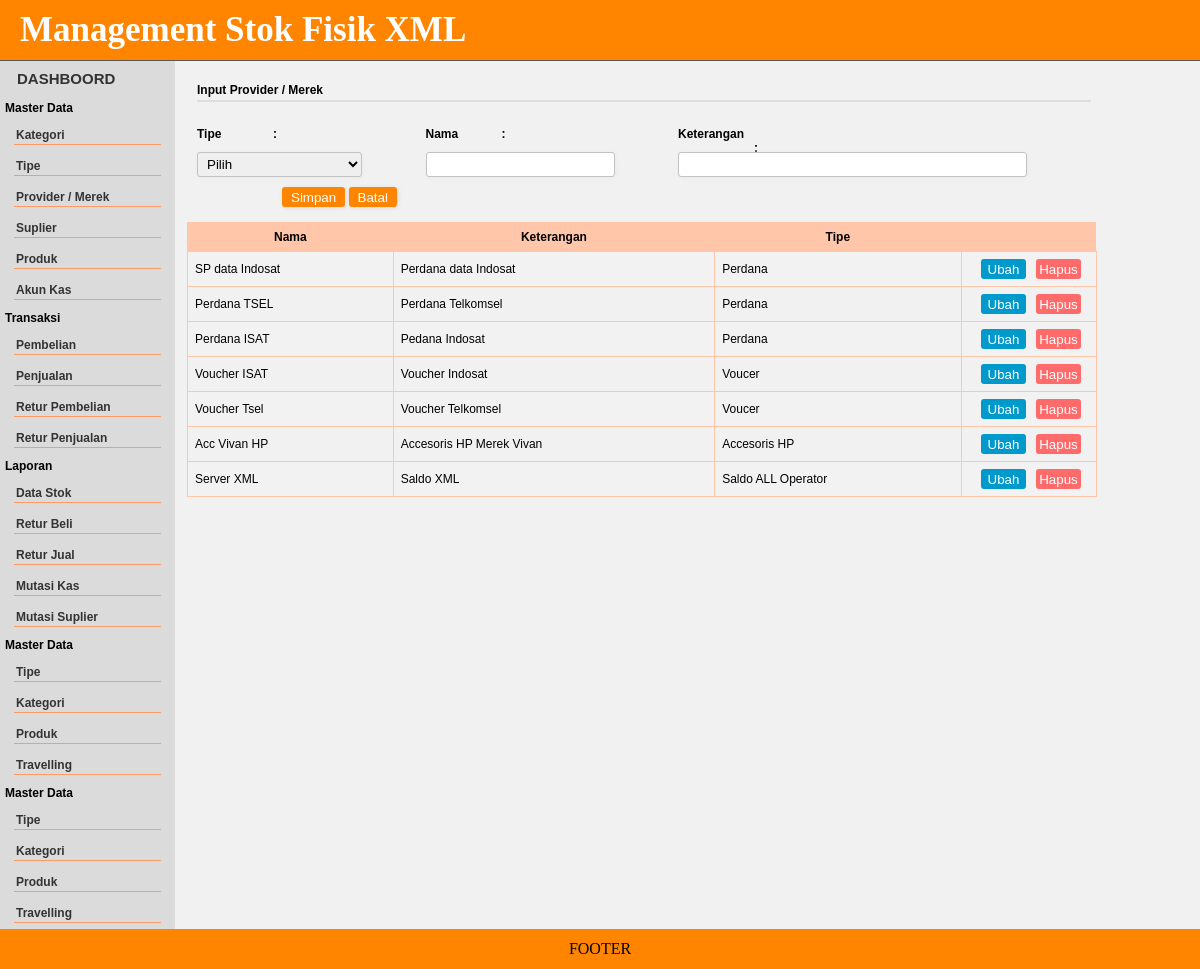
The app's page /?h=provider with its own data.
### tables this page shows
CREATE TABLE IF NOT EXISTS `provider` (
  `id` int(11) NOT NULL,
  `nama` varchar(50) NOT NULL,
  `keterangan` varchar(50) NOT NULL,
  `tipe` varchar(50) default NULL,
  PRIMARY KEY  (`id`,`nama`)
);

### provider.php (the view, shortened to what this page needs)
<?php
$btn="Simpan";
?>
<div class="form-style-2">
<div class="form-style-2-heading">Input Provider / Merek</div>
<form action="" method="post">
  <table width="100%" border="0" cellspacing="0" cellpadding="0">
    <tr>
    <td><label for="field3"><span><input type="hidden" name="id" value="<?php echo $_GET[id];?>" />Tipe <span class="required">:</span></span>
      <select name="tipe" id="tipe" class="select-field">
        <option value="">Pilih</option>
      </select>
    </label></td>
    <td><label for="field2"><span>Nama<span class="required">:</span></span>
        <input type="text" class="input-field" name="nama" value="<?php echo $set[nama];?>" />
    </label></td>
    <td><label for="field2"><span>Keterangan <span class="required">:</span></span>
      	<input type="text" class="input-field" name="keterangan" value="<?php echo $set[keterangan];?>"  size="40"/>
    </label>
      <label></label></td>
  </tr>
  <tr>
    <td colspan="3"><label><span></span><input type="submit" value="<?php echo $btn;?>" name="Simpan_provider" />
      <input type="button" value="Batal" name="Batal" onclick="window.location='?h=<?php echo $_GET[h];?>'" /></label></td>
    </tr>
</table>
</form>
</div>
<table id="tabel">
  <tr>
    <th>Nama</th>
    <th>Keterangan</th>
    <th>Tipe</th>
    <th>&nbsp;</th>
  </tr>
<?php
$query = "SELECT * FROM   provider  ";
$rs = mysql_query($query);
	while ($r = mysql_fetch_object($rs)) {
		echo "<tr valign='top'>
		<td>$r->nama</td>
		<td>$r->keterangan</td>
		<td>$r->tipe</td>
		<td class='options-width'> <a href='?h=$_GET[h]&id=$r->nama&act=editkat'><button class='button edit'>Ubah</button></a><a href='?h=$_GET[h]&id=$r->nama&act=hapkat'><button class='button hapus'>Hapus</button></a></td>
		</tr>  ";
	}
?>
</table>
 </div>

### css.css (style rules this page uses)
* { padding: 0; margin: 0; }
body { background: #f1f1f1; }
.hapus { width: 30px; height: 20px; background-color:#09F; border: none; color: white; border-radius: 3px; cursor: pointer; }
.edit { width: 30px; height: 30px; background: #0808BDFF; border: none; color: white; margin-left: 5px; border-radius: 3px; cursor: pointer; }

### tabel.css (style rules this page uses)
#tabel { font-family: arial; font-size: 12px; border-collapse: collapse; width: 100%; }
#tabel td, #tabel th { border: 1px solid #FFC6AA; padding: 7px; vertical-align:middle; }
#tabel th { font-weight: bold; border-right:#FFF; padding: 5px; }
#tabel tr:nth-child(even) { background-color: #f2f2f2; }
#tabel th { padding-top: 7px; padding-bottom: 7px; background-color:#FFC6AA; color:#000; }
#tabel td.options-width { width:120px; font-weight: bold; border-right:#FFF; padding: 7px; border-right: 1px solid #FFC6AA; text-align:center; vertical-align:middle; }
.button.edit { background-color: #0099CC; border-radius: 3px; color: white; height:20px; width:45px; }
.button.hapus { background-color:#FF6A6A; border-radius: 3px; color: white; height:20px; margin-left:10px; width:45px; }

### form.css (style rules this page uses)
.form-style-2 { padding: 10px 6px 5px 10px; font-family: arial; font-size: 12px; }
.form-style-2-heading { font-weight: bold; border-bottom: 2px solid #ddd; margin-bottom: 20px; font-family: arial; font-size: 12px; padding-bottom: 3px; }
.form-style-2 label { display: block; margin: 0px 0px 10px 0px; vertical-align:middle; }
.form-style-2 label > span { width: 80px; font-weight: bold; font-family: arial; font-size: 12px; float: left; padding-right: 5px; height:25px; margin-top:5px; vertical-align:middle; }
.form-style-2 span.required { float:right; height:25px; vertical-align:middle; margin-left:10px; }
.form-style-2 input.input-field, .form-style-2 .tel-number-field, .form-style-2 .textarea-field, .form-style-2 .select-field { box-sizing: border-box; -webkit-box-sizing: border-box; -moz-box-sizing: border-box; border: 1px solid #C2C2C2; box-shadow: 1px 1px 4px #EBEBEB; -moz-box-shadow: 1px 1px 4px #EBEBEB; -webkit-box-shadow: 1px 1px 4px #EBEBEB; border-radius: 3px; -webkit-border-radius: 3px; -moz-border-radius: 3px; padding: 5px; outline: none; height:25px; padding-top:3px; }
.form-style-2 input[type=submit], .form-style-2 input[type=button] { border: none; padding: 2px 9px 2px 9px; background: #FF8500; height:20px; color: #fff; box-shadow: 1px 1px 4px #DADADA; -moz-box-shadow: 1px 1px 4px #DADADA; -webkit-box-shadow: 1px 1px 4px #DADADA; border-radius: 3px; -webkit-border-radius: 3px; -moz-border-radius: 3px; cursor: pointer; }

### records on screen
provider: nama "SP data Indosat", keterangan "Perdana data Indosat", tipe "Perdana"
provider: nama "Perdana TSEL", keterangan "Perdana Telkomsel", tipe "Perdana"
provider: nama "Perdana ISAT", keterangan "Pedana Indosat", tipe "Perdana"
provider: nama "Voucher ISAT", keterangan "Voucher Indosat", tipe "Voucer"
provider: nama "Voucher Tsel", keterangan "Voucher Telkomsel", tipe "Voucer"
provider: nama "Acc Vivan HP", keterangan "Accesoris HP Merek Vivan", tipe "Accesoris HP"
provider: nama "Server XML", keterangan "Saldo XML", tipe "Saldo ALL Operator"
